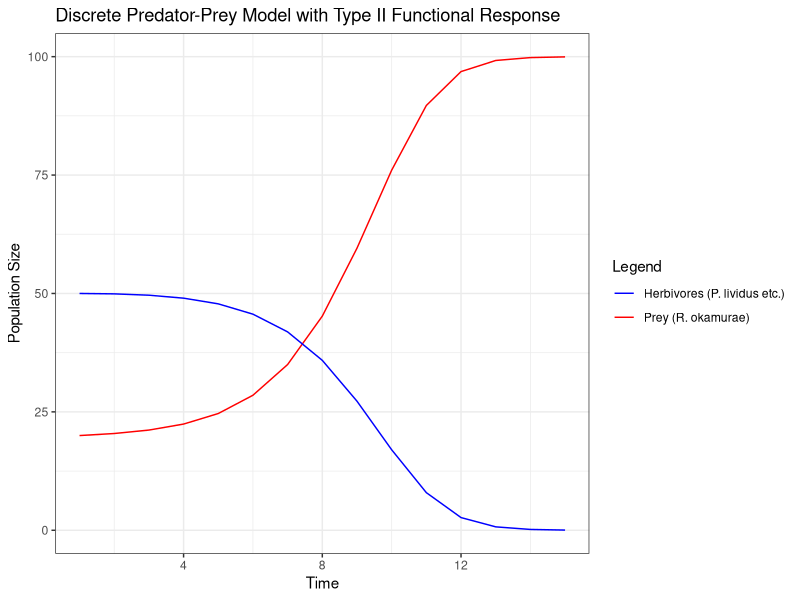
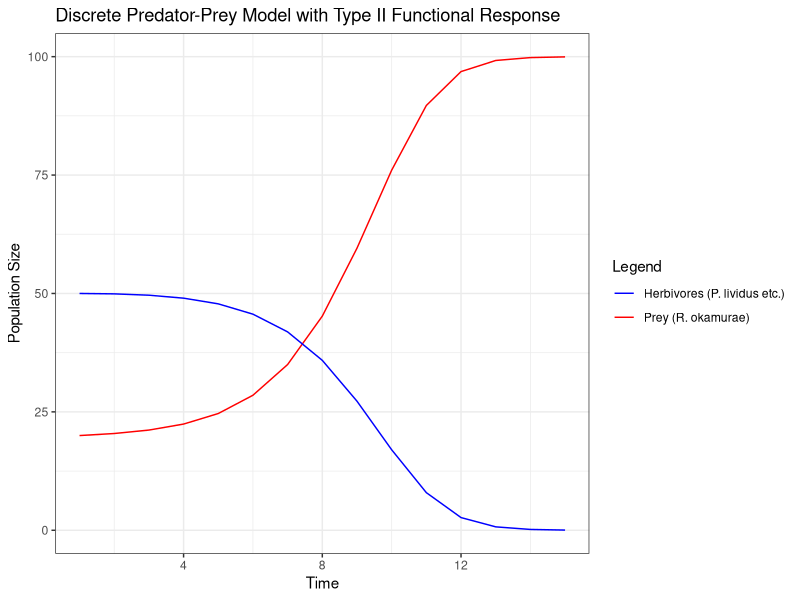

Recreate these plots in R, in order.
## Predator-Prey Model ###
library(ggplot2)

# Defining parameters
params <- list(
  r = 1.06,      # Prey growth rate just above 1
  K = 100,      # Carrying capacity (no particular interest in setting a specific value)
  a = 2,     # H erbivores’ pressure on R. okamurae (attack rate or searching efficiency; relatively high as R. okamurae is quite abundant now. However, it would be interesting to make it so that it varies according to how N changes)
  h = 3,      # Time (in days) that takes for an herbivore to consume a whole R. okamurae individual (high due to deterrent effects of SM)
  k = 0.095,   # Additional predator mortality due to toxic effects, proportional to prey abundance.
  f_h = 0.6,      # Predator fertility (proportion of offspring that thrives; intermediate value)
  d = 0.1      # Baseline predator death rate
)

# Time steps
nsteps <- 15

# Storage for population sizes
pop.df <- data.frame(time=1:nsteps,N=numeric(nsteps),H=numeric(nsteps))
pop.df <- within(pop.df,{
  N[1] <- 20  # Population of R. okamurae initially considered to be relatively low
  H[1] <- 50
})

# Discrete model simulation with functional response
for (t in 2:nsteps) {
  pop.df <- within(pop.df,{
    # Type II Functional Response (herbivory pressure)
    G <- (params$a * N[t-1] * H[t-1]) / (1 + params$a * N[t-1] * params$h)
    
    # Prey population (logistic growth with functional response of herbivorous grazing)
    N[t] <- max(0, N[t-1] + params$r * N[t-1]*(1-N[t-1]/params$K) - G) 
    
    # Predator population (growth, baseline mortality and toxicity-driven mortality)
    H[t] <- max(0, H[t-1] + params$f_h * G - params$d  * H[t-1] * (params$d + params$k * N[t-1])) 
  })
}

# Plot results

ggplot(pop.df, aes(x = time)) +
  geom_line(aes(y = N, color = "Prey (R. okamurae)")) +
  geom_line(aes(y = H, color = "Herbivores (P. lividus etc.)")) +
  labs(title = "Discrete Predator-Prey Model with Type II Functional Response",
       x = "Time", y = "Population Size") +
  scale_color_manual(name = "Legend", 
                     values = c("blue", "red")) +
  theme_bw()
ggsave("figures/PredatorPreyModel.png")
